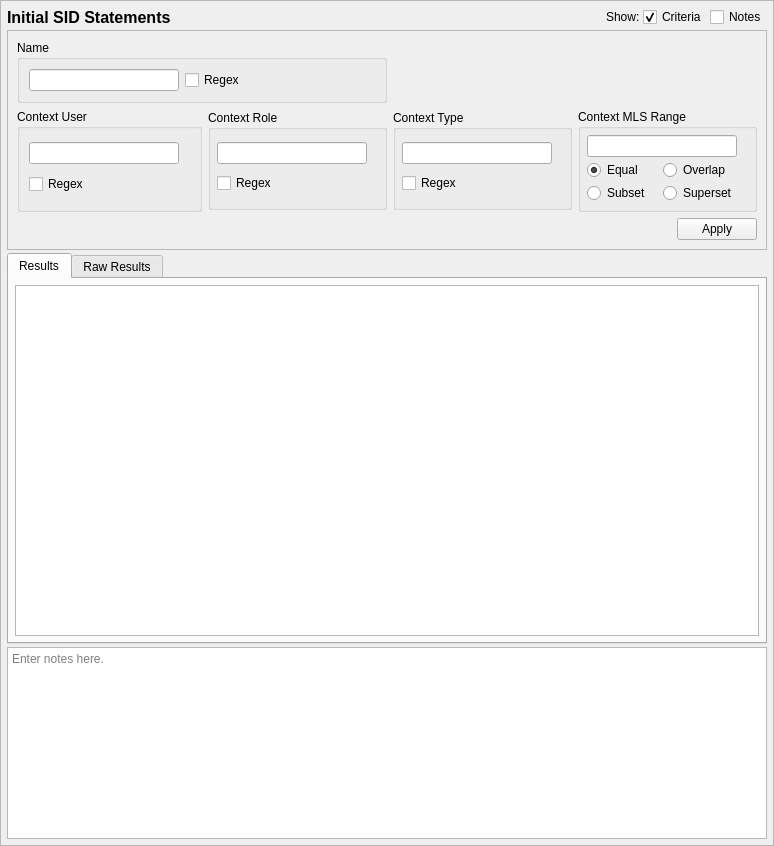
<?xml version="1.0" encoding="UTF-8"?>
<ui version="4.0">
 <class>InitialSIDQueryTab_ui</class>
 <widget class="QScrollArea" name="InitialSIDQueryTab_ui">
  <property name="geometry">
   <rect>
    <x>0</x>
    <y>0</y>
    <width>774</width>
    <height>846</height>
   </rect>
  </property>
  <property name="sizeAdjustPolicy">
   <enum>QAbstractScrollArea::AdjustToContents</enum>
  </property>
  <property name="widgetResizable">
   <bool>true</bool>
  </property>
  <widget class="QWidget" name="contents">
   <property name="geometry">
    <rect>
     <x>0</x>
     <y>0</y>
     <width>772</width>
     <height>844</height>
    </rect>
   </property>
   <property name="minimumSize">
    <size>
     <width>0</width>
     <height>0</height>
    </size>
   </property>
   <layout class="QGridLayout" name="gridLayout_9">
    <property name="leftMargin">
     <number>6</number>
    </property>
    <property name="topMargin">
     <number>6</number>
    </property>
    <property name="rightMargin">
     <number>6</number>
    </property>
    <property name="bottomMargin">
     <number>6</number>
    </property>
    <property name="spacing">
     <number>3</number>
    </property>
    <item row="3" column="0" colspan="5">
     <widget class="QTextEdit" name="notes">
      <property name="sizePolicy">
       <sizepolicy hsizetype="Preferred" vsizetype="Preferred">
        <horstretch>0</horstretch>
        <verstretch>0</verstretch>
       </sizepolicy>
      </property>
      <property name="minimumSize">
       <size>
        <width>0</width>
        <height>80</height>
       </size>
      </property>
      <property name="toolTip">
       <string>Optionally enter notes here about the query.</string>
      </property>
      <property name="placeholderText">
       <string>Enter notes here.</string>
      </property>
     </widget>
    </item>
    <item row="0" column="4">
     <widget class="QCheckBox" name="notes_expander">
      <property name="toolTip">
       <string>Show or hide the notes field (no data is lost)</string>
      </property>
      <property name="text">
       <string>Notes</string>
      </property>
     </widget>
    </item>
    <item row="0" column="3">
     <widget class="QCheckBox" name="criteria_expander">
      <property name="toolTip">
       <string>Show or hide the search criteria (no settings are lost)</string>
      </property>
      <property name="text">
       <string>Criteria</string>
      </property>
      <property name="checked">
       <bool>true</bool>
      </property>
     </widget>
    </item>
    <item row="0" column="0">
     <widget class="QLabel" name="label">
      <property name="sizePolicy">
       <sizepolicy hsizetype="Preferred" vsizetype="Fixed">
        <horstretch>0</horstretch>
        <verstretch>0</verstretch>
       </sizepolicy>
      </property>
      <property name="maximumSize">
       <size>
        <width>16777215</width>
        <height>20</height>
       </size>
      </property>
      <property name="font">
       <font>
        <pointsize>12</pointsize>
        <weight>75</weight>
        <bold>true</bold>
       </font>
      </property>
      <property name="text">
       <string>Initial SID Statements</string>
      </property>
     </widget>
    </item>
    <item row="1" column="0" colspan="5">
     <widget class="QFrame" name="criteria_frame">
      <property name="maximumSize">
       <size>
        <width>16777215</width>
        <height>16777215</height>
       </size>
      </property>
      <property name="frameShape">
       <enum>QFrame::StyledPanel</enum>
      </property>
      <property name="frameShadow">
       <enum>QFrame::Raised</enum>
      </property>
      <layout class="QGridLayout" name="gridLayout_3">
       <item row="1" column="3" rowspan="2">
        <widget class="QGroupBox" name="range_criteria">
         <property name="maximumSize">
          <size>
           <width>16777215</width>
           <height>16777215</height>
          </size>
         </property>
         <property name="title">
          <string>Context MLS Range</string>
         </property>
         <layout class="QGridLayout" name="gridLayout_8">
          <property name="leftMargin">
           <number>6</number>
          </property>
          <property name="topMargin">
           <number>6</number>
          </property>
          <property name="rightMargin">
           <number>6</number>
          </property>
          <property name="bottomMargin">
           <number>6</number>
          </property>
          <property name="spacing">
           <number>3</number>
          </property>
          <item row="2" column="1">
           <widget class="QRadioButton" name="range_exact">
            <property name="toolTip">
             <string>Match the context's range if the criteria is equal to the context's range.</string>
            </property>
            <property name="text">
             <string>Equal</string>
            </property>
            <property name="checked">
             <bool>true</bool>
            </property>
           </widget>
          </item>
          <item row="2" column="2">
           <widget class="QRadioButton" name="range_overlap">
            <property name="toolTip">
             <string>Match the context's range if the criteria overlaps the context's range.</string>
            </property>
            <property name="text">
             <string>Overlap</string>
            </property>
           </widget>
          </item>
          <item row="3" column="1">
           <widget class="QRadioButton" name="range_subset">
            <property name="toolTip">
             <string>Match the context's range if the criteria is a subset of the context's range.</string>
            </property>
            <property name="text">
             <string>Subset</string>
            </property>
           </widget>
          </item>
          <item row="3" column="2">
           <widget class="QRadioButton" name="range_superset">
            <property name="toolTip">
             <string>Match the context's range if the criteria is a superset to the context's range.</string>
            </property>
            <property name="text">
             <string>Superset</string>
            </property>
           </widget>
          </item>
          <item row="1" column="1" colspan="2">
           <widget class="QLineEdit" name="range_">
            <property name="sizePolicy">
             <sizepolicy hsizetype="Expanding" vsizetype="Fixed">
              <horstretch>0</horstretch>
              <verstretch>0</verstretch>
             </sizepolicy>
            </property>
            <property name="minimumSize">
             <size>
              <width>150</width>
              <height>20</height>
             </size>
            </property>
            <property name="maximumSize">
             <size>
              <width>250</width>
              <height>16777215</height>
             </size>
            </property>
           </widget>
          </item>
          <item row="1" column="3">
           <spacer name="horizontalSpacer_7">
            <property name="orientation">
             <enum>Qt::Horizontal</enum>
            </property>
            <property name="sizeType">
             <enum>QSizePolicy::Preferred</enum>
            </property>
            <property name="sizeHint" stdset="0">
             <size>
              <width>40</width>
              <height>20</height>
             </size>
            </property>
           </spacer>
          </item>
         </layout>
        </widget>
       </item>
       <item row="3" column="3">
        <widget class="QDialogButtonBox" name="buttonBox">
         <property name="standardButtons">
          <set>QDialogButtonBox::Apply</set>
         </property>
        </widget>
       </item>
       <item row="1" column="2" rowspan="2">
        <widget class="QGroupBox" name="type_criteria">
         <property name="maximumSize">
          <size>
           <width>16777215</width>
           <height>100</height>
          </size>
         </property>
         <property name="title">
          <string>Context Type</string>
         </property>
         <layout class="QGridLayout" name="gridLayout_5">
          <property name="leftMargin">
           <number>6</number>
          </property>
          <property name="topMargin">
           <number>6</number>
          </property>
          <property name="rightMargin">
           <number>6</number>
          </property>
          <property name="bottomMargin">
           <number>6</number>
          </property>
          <property name="spacing">
           <number>3</number>
          </property>
          <item row="1" column="1">
           <widget class="QCheckBox" name="type_regex">
            <property name="toolTip">
             <string>Use regular expressions to match the context's type.</string>
            </property>
            <property name="text">
             <string>Regex</string>
            </property>
           </widget>
          </item>
          <item row="0" column="1">
           <widget class="QLineEdit" name="type_">
            <property name="sizePolicy">
             <sizepolicy hsizetype="Expanding" vsizetype="Fixed">
              <horstretch>0</horstretch>
              <verstretch>0</verstretch>
             </sizepolicy>
            </property>
            <property name="minimumSize">
             <size>
              <width>150</width>
              <height>0</height>
             </size>
            </property>
            <property name="maximumSize">
             <size>
              <width>250</width>
              <height>16777215</height>
             </size>
            </property>
           </widget>
          </item>
          <item row="0" column="2">
           <spacer name="horizontalSpacer_6">
            <property name="orientation">
             <enum>Qt::Horizontal</enum>
            </property>
            <property name="sizeHint" stdset="0">
             <size>
              <width>40</width>
              <height>20</height>
             </size>
            </property>
           </spacer>
          </item>
         </layout>
        </widget>
       </item>
       <item row="1" column="1" rowspan="2">
        <widget class="QGroupBox" name="role_criteria">
         <property name="maximumSize">
          <size>
           <width>16777215</width>
           <height>100</height>
          </size>
         </property>
         <property name="title">
          <string>Context Role</string>
         </property>
         <layout class="QGridLayout" name="gridLayout_2">
          <property name="leftMargin">
           <number>6</number>
          </property>
          <property name="topMargin">
           <number>6</number>
          </property>
          <property name="rightMargin">
           <number>6</number>
          </property>
          <property name="bottomMargin">
           <number>6</number>
          </property>
          <property name="spacing">
           <number>3</number>
          </property>
          <item row="0" column="0">
           <widget class="QLineEdit" name="role">
            <property name="sizePolicy">
             <sizepolicy hsizetype="Expanding" vsizetype="Fixed">
              <horstretch>0</horstretch>
              <verstretch>0</verstretch>
             </sizepolicy>
            </property>
            <property name="minimumSize">
             <size>
              <width>150</width>
              <height>0</height>
             </size>
            </property>
            <property name="maximumSize">
             <size>
              <width>250</width>
              <height>16777215</height>
             </size>
            </property>
           </widget>
          </item>
          <item row="1" column="0">
           <widget class="QCheckBox" name="role_regex">
            <property name="enabled">
             <bool>true</bool>
            </property>
            <property name="toolTip">
             <string>Use regular expressions to match the context's role.</string>
            </property>
            <property name="text">
             <string>Regex</string>
            </property>
           </widget>
          </item>
          <item row="0" column="1">
           <spacer name="horizontalSpacer_4">
            <property name="orientation">
             <enum>Qt::Horizontal</enum>
            </property>
            <property name="sizeHint" stdset="0">
             <size>
              <width>40</width>
              <height>20</height>
             </size>
            </property>
           </spacer>
          </item>
         </layout>
        </widget>
       </item>
       <item row="1" column="0" rowspan="2">
        <widget class="QGroupBox" name="user_critera">
         <property name="title">
          <string>Context User</string>
         </property>
         <layout class="QGridLayout" name="gridLayout_6">
          <item row="0" column="0">
           <widget class="QLineEdit" name="user">
            <property name="sizePolicy">
             <sizepolicy hsizetype="Expanding" vsizetype="Fixed">
              <horstretch>0</horstretch>
              <verstretch>0</verstretch>
             </sizepolicy>
            </property>
            <property name="minimumSize">
             <size>
              <width>150</width>
              <height>0</height>
             </size>
            </property>
           </widget>
          </item>
          <item row="1" column="0">
           <widget class="QCheckBox" name="user_regex">
            <property name="toolTip">
             <string>Use regular expressions to match the context's user.</string>
            </property>
            <property name="text">
             <string>Regex</string>
            </property>
           </widget>
          </item>
          <item row="0" column="1">
           <spacer name="horizontalSpacer_3">
            <property name="orientation">
             <enum>Qt::Horizontal</enum>
            </property>
            <property name="sizeHint" stdset="0">
             <size>
              <width>40</width>
              <height>20</height>
             </size>
            </property>
           </spacer>
          </item>
         </layout>
        </widget>
       </item>
       <item row="0" column="0" colspan="2">
        <widget class="QGroupBox" name="name_criteria">
         <property name="title">
          <string>Name</string>
         </property>
         <layout class="QGridLayout" name="gridLayout_7">
          <item row="0" column="1">
           <widget class="QCheckBox" name="name_regex">
            <property name="toolTip">
             <string>Use regular expressions to match the filesystem type.</string>
            </property>
            <property name="text">
             <string>Regex</string>
            </property>
           </widget>
          </item>
          <item row="0" column="0">
           <widget class="QLineEdit" name="name">
            <property name="sizePolicy">
             <sizepolicy hsizetype="Expanding" vsizetype="Fixed">
              <horstretch>0</horstretch>
              <verstretch>0</verstretch>
             </sizepolicy>
            </property>
            <property name="minimumSize">
             <size>
              <width>150</width>
              <height>0</height>
             </size>
            </property>
            <property name="maximumSize">
             <size>
              <width>250</width>
              <height>16777215</height>
             </size>
            </property>
           </widget>
          </item>
          <item row="0" column="2">
           <spacer name="horizontalSpacer_2">
            <property name="orientation">
             <enum>Qt::Horizontal</enum>
            </property>
            <property name="sizeHint" stdset="0">
             <size>
              <width>40</width>
              <height>20</height>
             </size>
            </property>
           </spacer>
          </item>
         </layout>
        </widget>
       </item>
      </layout>
      <zorder>role_criteria</zorder>
      <zorder>type_criteria</zorder>
      <zorder>user_critera</zorder>
      <zorder>range_criteria</zorder>
      <zorder>buttonBox</zorder>
      <zorder>name_criteria</zorder>
     </widget>
    </item>
    <item row="0" column="2">
     <widget class="QLabel" name="label_2">
      <property name="text">
       <string>Show:</string>
      </property>
     </widget>
    </item>
    <item row="0" column="1">
     <spacer name="horizontalSpacer_5">
      <property name="orientation">
       <enum>Qt::Horizontal</enum>
      </property>
      <property name="sizeHint" stdset="0">
       <size>
        <width>40</width>
        <height>20</height>
       </size>
      </property>
     </spacer>
    </item>
    <item row="2" column="0" colspan="5">
     <widget class="QTabWidget" name="results_frame">
      <property name="sizePolicy">
       <sizepolicy hsizetype="Preferred" vsizetype="MinimumExpanding">
        <horstretch>0</horstretch>
        <verstretch>1</verstretch>
       </sizepolicy>
      </property>
      <property name="currentIndex">
       <number>0</number>
      </property>
      <widget class="QWidget" name="results_framePage1">
       <property name="sizePolicy">
        <sizepolicy hsizetype="Preferred" vsizetype="MinimumExpanding">
         <horstretch>0</horstretch>
         <verstretch>0</verstretch>
        </sizepolicy>
       </property>
       <attribute name="title">
        <string>Results</string>
       </attribute>
       <layout class="QVBoxLayout" name="verticalLayout_3">
        <property name="leftMargin">
         <number>6</number>
        </property>
        <property name="topMargin">
         <number>6</number>
        </property>
        <property name="rightMargin">
         <number>6</number>
        </property>
        <property name="bottomMargin">
         <number>6</number>
        </property>
        <item>
         <widget class="SEToolsTableView" name="table_results">
          <property name="sizePolicy">
           <sizepolicy hsizetype="Preferred" vsizetype="MinimumExpanding">
            <horstretch>0</horstretch>
            <verstretch>0</verstretch>
           </sizepolicy>
          </property>
          <property name="sizeAdjustPolicy">
           <enum>QAbstractScrollArea::AdjustIgnored</enum>
          </property>
          <property name="alternatingRowColors">
           <bool>true</bool>
          </property>
          <property name="sortingEnabled">
           <bool>true</bool>
          </property>
         </widget>
        </item>
       </layout>
      </widget>
      <widget class="QWidget" name="results_framePage2">
       <property name="sizePolicy">
        <sizepolicy hsizetype="Preferred" vsizetype="MinimumExpanding">
         <horstretch>0</horstretch>
         <verstretch>0</verstretch>
        </sizepolicy>
       </property>
       <attribute name="title">
        <string>Raw Results</string>
       </attribute>
       <layout class="QVBoxLayout" name="verticalLayout_2">
        <property name="leftMargin">
         <number>6</number>
        </property>
        <property name="topMargin">
         <number>6</number>
        </property>
        <property name="rightMargin">
         <number>6</number>
        </property>
        <property name="bottomMargin">
         <number>6</number>
        </property>
        <item>
         <widget class="QPlainTextEdit" name="raw_results">
          <property name="sizePolicy">
           <sizepolicy hsizetype="Preferred" vsizetype="MinimumExpanding">
            <horstretch>0</horstretch>
            <verstretch>0</verstretch>
           </sizepolicy>
          </property>
          <property name="minimumSize">
           <size>
            <width>0</width>
            <height>0</height>
           </size>
          </property>
          <property name="font">
           <font>
            <family>Monospace</family>
           </font>
          </property>
          <property name="documentTitle">
           <string/>
          </property>
          <property name="lineWrapMode">
           <enum>QPlainTextEdit::NoWrap</enum>
          </property>
          <property name="readOnly">
           <bool>true</bool>
          </property>
         </widget>
        </item>
       </layout>
      </widget>
     </widget>
    </item>
   </layout>
  </widget>
 </widget>
 <customwidgets>
  <customwidget>
   <class>SEToolsTableView</class>
   <extends>QTableView</extends>
   <header>setoolsgui/tableview.h</header>
  </customwidget>
 </customwidgets>
 <tabstops>
  <tabstop>criteria_expander</tabstop>
  <tabstop>notes_expander</tabstop>
  <tabstop>name</tabstop>
  <tabstop>name_regex</tabstop>
  <tabstop>user</tabstop>
  <tabstop>user_regex</tabstop>
  <tabstop>role</tabstop>
  <tabstop>role_regex</tabstop>
  <tabstop>type_</tabstop>
  <tabstop>type_regex</tabstop>
  <tabstop>range_</tabstop>
  <tabstop>range_exact</tabstop>
  <tabstop>range_overlap</tabstop>
  <tabstop>range_subset</tabstop>
  <tabstop>range_superset</tabstop>
  <tabstop>results_frame</tabstop>
  <tabstop>table_results</tabstop>
  <tabstop>raw_results</tabstop>
  <tabstop>notes</tabstop>
 </tabstops>
 <resources/>
 <connections>
  <connection>
   <sender>criteria_expander</sender>
   <signal>toggled(bool)</signal>
   <receiver>criteria_frame</receiver>
   <slot>setVisible(bool)</slot>
   <hints>
    <hint type="sourcelabel">
     <x>592</x>
     <y>16</y>
    </hint>
    <hint type="destinationlabel">
     <x>386</x>
     <y>232</y>
    </hint>
   </hints>
  </connection>
  <connection>
   <sender>notes_expander</sender>
   <signal>toggled(bool)</signal>
   <receiver>notes</receiver>
   <slot>setVisible(bool)</slot>
   <hints>
    <hint type="sourcelabel">
     <x>735</x>
     <y>16</y>
    </hint>
    <hint type="destinationlabel">
     <x>386</x>
     <y>756</y>
    </hint>
   </hints>
  </connection>
 </connections>
</ui>
